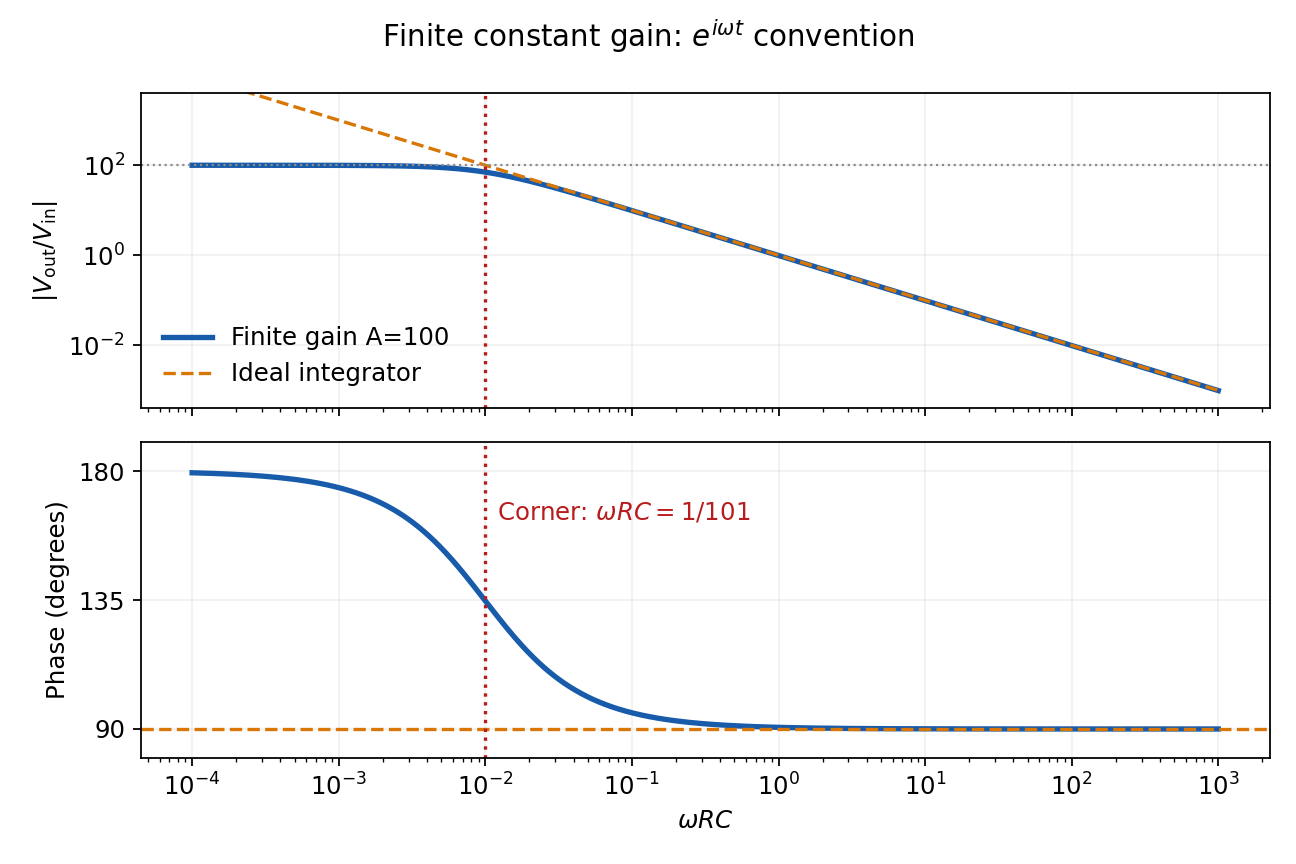

Write the Python code that produced this figure.
"""Original finite-gain integrator plot; Python 3.14, numpy, matplotlib; cwd PNG."""
import numpy as np
import matplotlib
matplotlib.use("Agg")
import matplotlib.pyplot as plt

A = 100.
u = np.geomspace(1e-4, 1e3, 1000)  # u=omega*R*C, no component values invented.
transfer = -A/(1+1j*(1+A)*u)
phase = np.pi-np.arctan((1+A)*u)
assert np.allclose(np.exp(1j*phase), transfer/abs(transfer))
plt.rcParams.update({"font.size": 11, "figure.facecolor": "white"})
fig, (ax, bx) = plt.subplots(2, 1, figsize=(8.1, 5.4), sharex=True)
ax.loglog(u, abs(transfer), color="#175baa", lw=2.4, label="Finite gain A=100")
ax.loglog(u, 1/u, color="#d97706", ls="--", lw=1.5, label="Ideal integrator")
ax.axhline(A, color=".55", ls=":", lw=1)
ax.set(ylim=(4e-4, 4e3), ylabel=r"$|V_{\rm out}/V_{\rm in}|$")
ax.legend(frameon=False)
bx.semilogx(u, phase*180/np.pi, color="#175baa", lw=2.4)
bx.axhline(90, color="#d97706", ls="--")
bx.set(ylim=(80, 190), yticks=[90, 135, 180], ylabel="Phase (degrees)",
       xlabel=r"$\omega RC$")
for plot in [ax, bx]:
    plot.axvline(1/(1+A), color="#b91c1c", ls=":")
    plot.grid(alpha=.18)
bx.text(.012, 163, r"Corner: $\omega RC=1/101$", color="#b91c1c")
fig.suptitle(r"Finite constant gain: $e^{i\omega t}$ convention")
fig.tight_layout()
fig.savefig("paper-2-integrator-response.png", dpi=160, facecolor="white")
